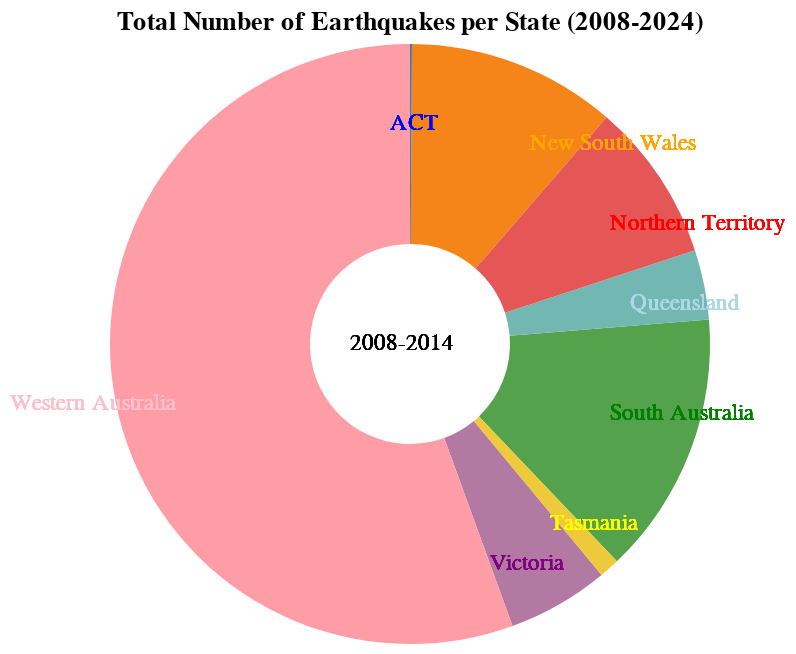

This figure's Vega-Lite source:
### Vega-Lite specification from a JSON file in a GitHub repository (floating-point values rounded to 4 significant figures)
{"$schema": "https://vega.github.io/schema/vega-lite/v5.json", "title": "Total Number of Earthquakes per State (2008-2024)", "data": {"values": [{"State": "Victoria", "value": 778}, {"State": "New South Wales", "value": 1602}, {"State": "South Australia", "value": 2017}, {"State": "Queensland", "value": 536}, {"State": "Northern Territory", "value": 1218}, {"State": "Western Australia", "value": 7900}, {"State": "Tasmania", "value": 155}, {"State": "ACT", "value": 15}]}, "transform": [{"calculate": "datum.value / 11366 * 100", "as": "percentage"}], "layer": [{"mark": {"type": "arc", "innerRadius": 50}, "encoding": {"theta": {"field": "value", "type": "quantitative"}, "color": {"field": "State", "type": "nominal", "legend": null}, "tooltip": [{"field": "State", "type": "nominal"}, {"field": "value", "type": "quantitative", "title": "Total Number of Earthquakes"}, {"field": "percentage", "type": "quantitative", "format": ".2f", "title": "Percentage Share (%)"}]}}, {"mark": {"type": "text", "align": "left", "baseline": "middle", "dx": -200, "dy": 30, "fontSize": 11.5}, "encoding": {"text": {"value": "Western Australia"}, "color": {"value": "pink"}}}, {"mark": {"type": "text", "align": "left", "baseline": "middle", "dx": 40, "dy": 110, "fontSize": 11.5}, "encoding": {"text": {"value": "Victoria"}, "color": {"value": "purple"}}}, {"mark": {"type": "text", "align": "left", "baseline": "middle", "dx": 70, "dy": 90, "fontSize": 11.5}, "encoding": {"text": {"value": "Tasmania"}, "color": {"value": "yellow"}}}, {"mark": {"type": "text", "align": "left", "baseline": "middle", "dx": 100, "dy": 35, "fontSize": 11.5}, "encoding": {"text": {"value": "South Australia"}, "color": {"value": "green"}}}, {"mark": {"type": "text", "align": "left", "baseline": "middle", "dx": 110, "dy": -20, "fontSize": 11.5}, "encoding": {"text": {"value": "Queensland"}, "color": {"value": "lightblue"}}}, {"mark": {"type": "text", "align": "left", "baseline": "middle", "dx": 100, "dy": -60, "fontSize": 11.5}, "encoding": {"text": {"value": "Northern Territory"}, "color": {"value": "red"}}}, {"mark": {"type": "text", "align": "left", "baseline": "middle", "dx": 60, "dy": -100, "fontSize": 11.5}, "encoding": {"text": {"value": "New South Wales"}, "color": {"value": "orange"}}}, {"mark": {"type": "text", "align": "left", "baseline": "middle", "dx": -10, "dy": -110, "fontSize": 11.5}, "encoding": {"text": {"value": "ACT"}, "color": {"value": "blue"}}}, {"mark": {"type": "text", "align": "left", "baseline": "middle", "dx": -30, "dy": 0, "fontSize": 11.5}, "encoding": {"text": {"value": "2008-2014"}, "color": {"value": "black"}}}]}
